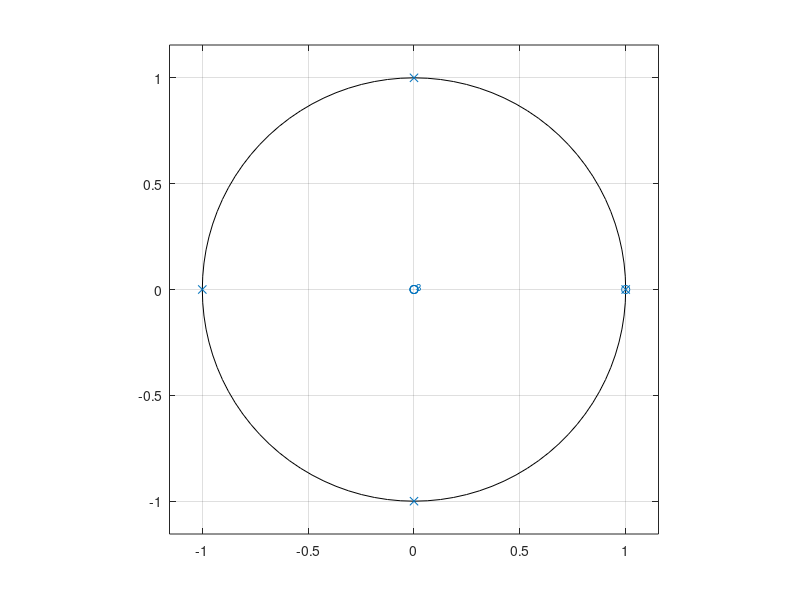
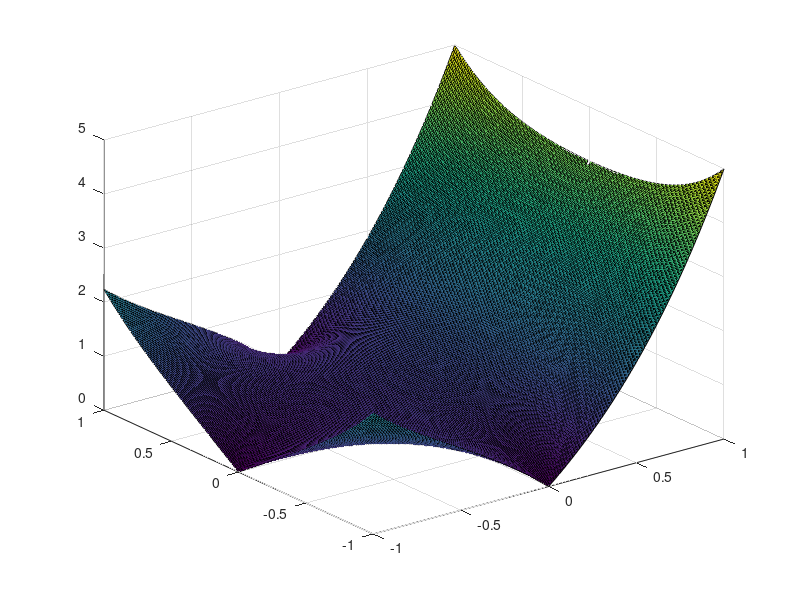
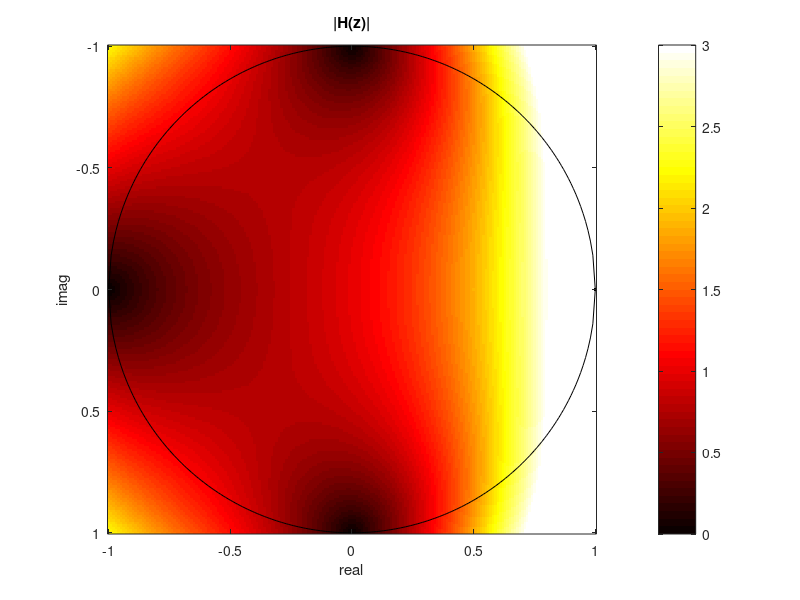

These charts were generated, in order, by the following MATLAB code:
pkg load signal
clear all;
close all;

a = [1 0 0 0 -1];
b = [1 -1];
figure; zplane(b,a);
pause

clear all;
[x,y] = meshgrid([-1:0.01:1]);
z = x+j*y;
H = (1 - z.^4) ./ (1 - z);
figure; surf(x,y,abs(H));

figure; 
% limit maximum value of the scale to 3.0
imagesc(x(1,:),y(:,1),abs(H),[0,3]); hold on;
xlabel('real'); ylabel('imag'); title('|H(z)|');
colormap('hot'); colorbar;

% and plot a black circle with r=1
x=[-1:.01:1]; y=[sqrt(1-x.^2);-sqrt(1-x.^2)];
plot(x,y,'k'); axis square;

%{
h = @(z) 1/(1+1/6*z^-1-1/18*z^-2);
x = -1:0.01:1;
y = (-1:0.01:1);

for n = 1:length(y)
    for m = 1:length(x)
        H(n,m)=h( x(m) + j*y(n) );
    end
end

Ha = abs(H);
figure; surf(x,y,Ha,gradient(Ha));
% add labels to axis
xlabel('Real');
ylabel('Imaginary');
zlabel('Amplitude');
%}